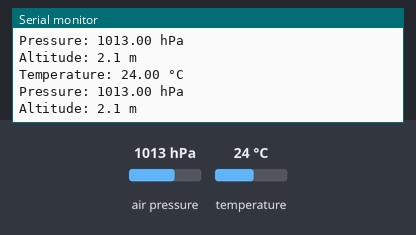
Recording of a sketch running on a simulated Arduino Uno, built for the host (arithmetic inside an expression is 32-bit, double 64-bit). On the bench: the last lines printed to the serial monitor. Wiring (inferred from the names in the program): BMP280 pressure sensor at I2C address 0x76. The test bench sets the inputs (shaded band); at power-on: air pressure 1013 hPa, temperature 24 °C.

Above: at 1.8 s.
1.9 s: air pressure set to 952 hPa
At 2.8 s:
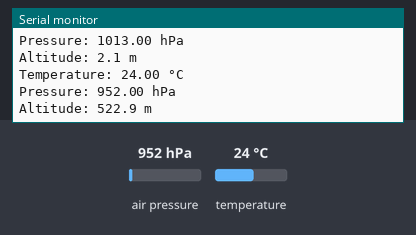
3.4 s: temperature set to 12 °C
At 4.7 s:
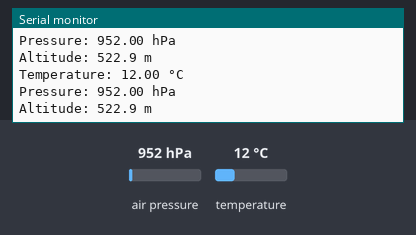
4.9 s: air pressure set to 975 hPa
At 5.7 s:
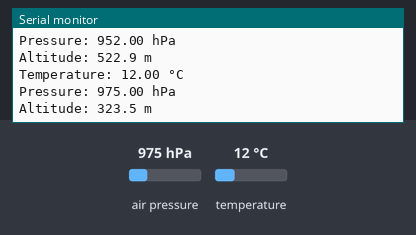
Timing chart, 0 to 7.9 s (numbered marks = the images above; inputs shaded):
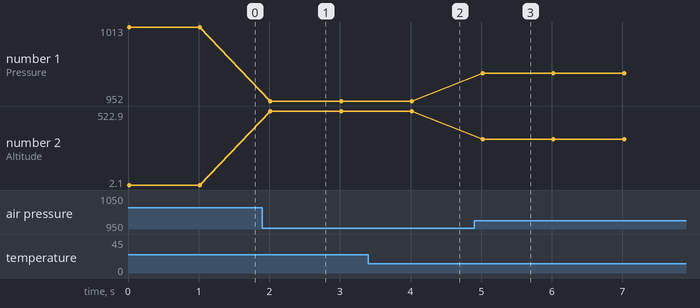

Measured:
- after the input at 1.9 s, the serial monitor: prints a new line after 0.12 s (image 1)
- after the input at 3.4 s, the serial monitor: prints a new line after 0.62 s (image 2)
- after the input at 4.9 s, the serial monitor: prints a new line after 0.12 s (image 3)
- plotted number 1: 1013 → 952 after the input at 1.9 s, 952 → 975 after the input at 4.9 s
- plotted number 2: 2.1 → 522.9 after the input at 1.9 s, 522.9 → 323.5 after the input at 4.9 s

The sketch:

BMP280_RP2040.ino
```cpp
#include "BMP280.h"

BMP280 barometer;

void setup() {
    Serial.begin(115200);
    barometer.init();

    // Set sea level pressure for correct altitude
    // barometer.setSeaLevelPressure(1013.25);
}

void loop() {
    // Update barometer data
    barometer.update();

    // Option 1: Get full data structure
    const BaroData& data = barometer.getData();

    Serial.print("Temperature: ");
    Serial.print(data.temperature, 2);
    Serial.println(" °C");

    Serial.print("Pressure: ");
    Serial.print(data.pressure, 2);
    Serial.println(" hPa");

    Serial.print("Altitude: ");
    Serial.print(data.altitude, 1);
    Serial.println(" m");

    // Option 2: Get individual values
    float temp = barometer.getTemperature();
    float press = barometer.getPressure();
    float alt = barometer.getAltitude();

    Serial.println();
    delay(1000);
}
```

BMP280.cpp
```cpp
#include "BMP280.h"
#include <math.h>

uint8_t BMP280::readReg(uint8_t reg) {
    Wire1.beginTransmission(BMP280_ADDR);
    Wire1.write(reg);
    Wire1.endTransmission(false);
    Wire1.requestFrom(BMP280_ADDR, (uint8_t)1);
    return Wire1.read();
}

void BMP280::writeReg(uint8_t reg, uint8_t value) {
    Wire1.beginTransmission(BMP280_ADDR);
    Wire1.write(reg);
    Wire1.write(value);
    Wire1.endTransmission();
}

void BMP280::readCalibrationData() {
    Wire1.beginTransmission(BMP280_ADDR);
    Wire1.write(REG_CALIB_START);
    Wire1.endTransmission(false);
    Wire1.requestFrom(BMP280_ADDR, (uint8_t)24);

    dig_T1 = Wire1.read() | (Wire1.read() << 8);
    dig_T2 = Wire1.read() | (Wire1.read() << 8);
    dig_T3 = Wire1.read() | (Wire1.read() << 8);
    dig_P1 = Wire1.read() | (Wire1.read() << 8);
    dig_P2 = Wire1.read() | (Wire1.read() << 8);
    dig_P3 = Wire1.read() | (Wire1.read() << 8);
    dig_P4 = Wire1.read() | (Wire1.read() << 8);
    dig_P5 = Wire1.read() | (Wire1.read() << 8);
    dig_P6 = Wire1.read() | (Wire1.read() << 8);
    dig_P7 = Wire1.read() | (Wire1.read() << 8);
    dig_P8 = Wire1.read() | (Wire1.read() << 8);
    dig_P9 = Wire1.read() | (Wire1.read() << 8);
}

void BMP280::init() {
    Wire1.setSDA(BMP280_SDA_PIN);
    Wire1.setSCL(BMP280_SCL_PIN);
    Wire1.begin();
    Wire1.setClock(400000);

    // Verify chip ID
    uint8_t chip_id = readReg(REG_CHIP_ID);
    if (chip_id != BMP280_CHIP_ID) {
        return;  // Wrong chip
    }

    // Read calibration data
    readCalibrationData();

    // Configure sensor
    // Config: standby 0.5ms, filter off, SPI disabled
    writeReg(REG_CONFIG, 0x00);

    // Control: temp oversampling x2, pressure oversampling x16, normal mode
    writeReg(REG_CTRL_MEAS, (OVERSAMPLING_2X << 5) | (OVERSAMPLING_16X << 2) | MODE_NORMAL);

    delay(10);

    // Initialize data structure
    baro_data = {0};
}

void BMP280::readRawData(int32_t* raw_temp, int32_t* raw_press) {
    Wire1.beginTransmission(BMP280_ADDR);
    Wire1.write(REG_PRESS_MSB);
    Wire1.endTransmission(false);
    Wire1.requestFrom(BMP280_ADDR, (uint8_t)6);

    uint8_t press_msb = Wire1.read();
    uint8_t press_lsb = Wire1.read();
    uint8_t press_xlsb = Wire1.read();
    uint8_t temp_msb = Wire1.read();
    uint8_t temp_lsb = Wire1.read();
    uint8_t temp_xlsb = Wire1.read();

    *raw_press = ((uint32_t)press_msb << 12) | ((uint32_t)press_lsb << 4) | ((uint32_t)press_xlsb >> 4);
    *raw_temp = ((uint32_t)temp_msb << 12) | ((uint32_t)temp_lsb << 4) | ((uint32_t)temp_xlsb >> 4);
}

float BMP280::compensateTemperature(int32_t raw_temp) {
    int32_t var1, var2;

    var1 = ((((raw_temp >> 3) - ((int32_t)dig_T1 << 1))) * ((int32_t)dig_T2)) >> 11;
    var2 = (((((raw_temp >> 4) - ((int32_t)dig_T1)) * ((raw_temp >> 4) - ((int32_t)dig_T1))) >> 12) * ((int32_t)dig_T3)) >> 14;

    t_fine = var1 + var2;

    return (t_fine * 5 + 128) >> 8;
}

float BMP280::compensatePressure(int32_t raw_press) {
    int64_t var1, var2, p;

    var1 = ((int64_t)t_fine) - 128000;
    var2 = var1 * var1 * (int64_t)dig_P6;
    var2 = var2 + ((var1 * (int64_t)dig_P5) << 17);
    var2 = var2 + (((int64_t)dig_P4) << 35);
    var1 = ((var1 * var1 * (int64_t)dig_P3) >> 8) + ((var1 * (int64_t)dig_P2) << 12);
    var1 = (((((int64_t)1) << 47) + var1)) * ((int64_t)dig_P1) >> 33;

    if (var1 == 0) {
        return 0;
    }

    p = 1048576 - raw_press;
    p = (((p << 31) - var2) * 3125) / var1;
    var1 = (((int64_t)dig_P9) * (p >> 13) * (p >> 13)) >> 25;
    var2 = (((int64_t)dig_P8) * p) >> 19;

    p = ((p + var1 + var2) >> 8) + (((int64_t)dig_P7) << 4);

    return (float)p / 256.0f;
}

float BMP280::calculateAltitude(float pressure) {
    return 44330.0f * (1.0f - powf(pressure / sea_level_pressure, 0.1903f));
}

void BMP280::update() {
    int32_t raw_temp, raw_press;

    readRawData(&raw_temp, &raw_press);

    float temp = compensateTemperature(raw_temp);
    baro_data.temperature = temp / 100.0f;

    float press = compensatePressure(raw_press);
    baro_data.pressure = press / 100.0f;

    baro_data.altitude = calculateAltitude(baro_data.pressure);
}
```

BMP280.h
```cpp
#ifndef BMP280_H
#define BMP280_H

#include <Wire.h>

// I2C configuration
#define BMP280_ADDR 0x76  // Default address (0x77 if SDO is high)
#define BMP280_SDA_PIN 10
#define BMP280_SCL_PIN 11

// Register addresses
#define REG_CHIP_ID       0xD0
#define REG_RESET         0xE0
#define REG_STATUS        0xF3
#define REG_CTRL_MEAS     0xF4
#define REG_CONFIG        0xF5
#define REG_PRESS_MSB     0xF7
#define REG_PRESS_LSB     0xF8
#define REG_PRESS_XLSB    0xF9
#define REG_TEMP_MSB      0xFA
#define REG_TEMP_LSB      0xFB
#define REG_TEMP_XLSB     0xFC

// Calibration registers
#define REG_CALIB_START   0x88
#define REG_CALIB_END     0xA1

// Chip ID
#define BMP280_CHIP_ID    0x58

// Power modes
#define MODE_SLEEP        0x00
#define MODE_FORCED       0x01
#define MODE_NORMAL       0x03

// Oversampling settings
#define OVERSAMPLING_SKIP 0x00
#define OVERSAMPLING_1X   0x01
#define OVERSAMPLING_2X   0x02
#define OVERSAMPLING_4X   0x03
#define OVERSAMPLING_8X   0x04
#define OVERSAMPLING_16X  0x05

// Barometer data structure
struct BaroData {
    float temperature;  // °C
    float pressure;     // hPa (mbar)
    float altitude;     // meters (relative to sea level)
};

class BMP280 {
public:
    void init();
    void update();

    // Data access
    const BaroData& getData() const { return baro_data; }

    // Individual getters
    float getTemperature() const { return baro_data.temperature; }
    float getPressure() const { return baro_data.pressure; }
    float getAltitude() const { return baro_data.altitude; }

    // Set sea level pressure for altitude calculation (default: 1013.25 hPa)
    void setSeaLevelPressure(float pressure_hpa) { sea_level_pressure = pressure_hpa; }

private:
    BaroData baro_data;
    float sea_level_pressure = 1013.25f;

    // Calibration data
    uint16_t dig_T1;
    int16_t dig_T2;
    int16_t dig_T3;
    uint16_t dig_P1;
    int16_t dig_P2;
    int16_t dig_P3;
    int16_t dig_P4;
    int16_t dig_P5;
    int16_t dig_P6;
    int16_t dig_P7;
    int16_t dig_P8;
    int16_t dig_P9;
    int32_t t_fine;

    void readCalibrationData();
    void readRawData(int32_t* raw_temp, int32_t* raw_press);
    float compensateTemperature(int32_t raw_temp);
    float compensatePressure(int32_t raw_press);
    float calculateAltitude(float pressure);
    uint8_t readReg(uint8_t reg);
    void writeReg(uint8_t reg, uint8_t value);
};

#endif
```
